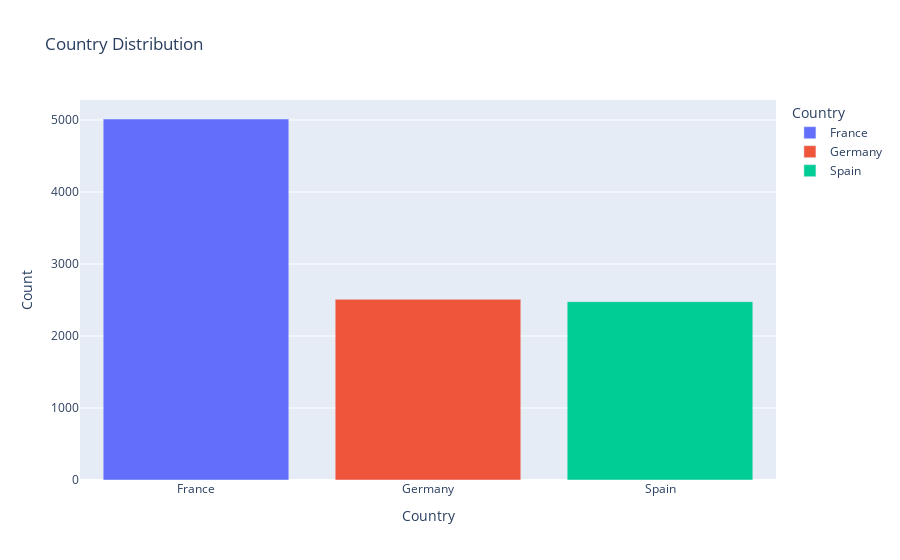
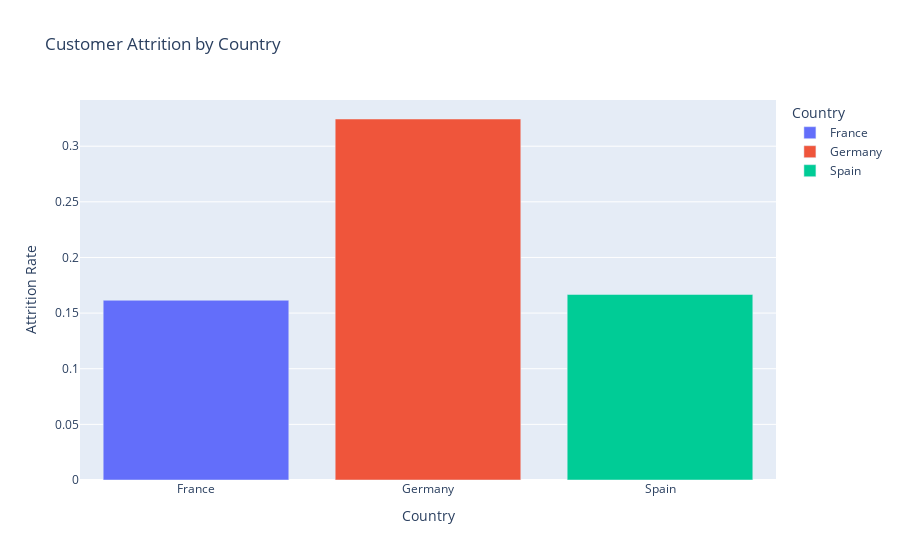
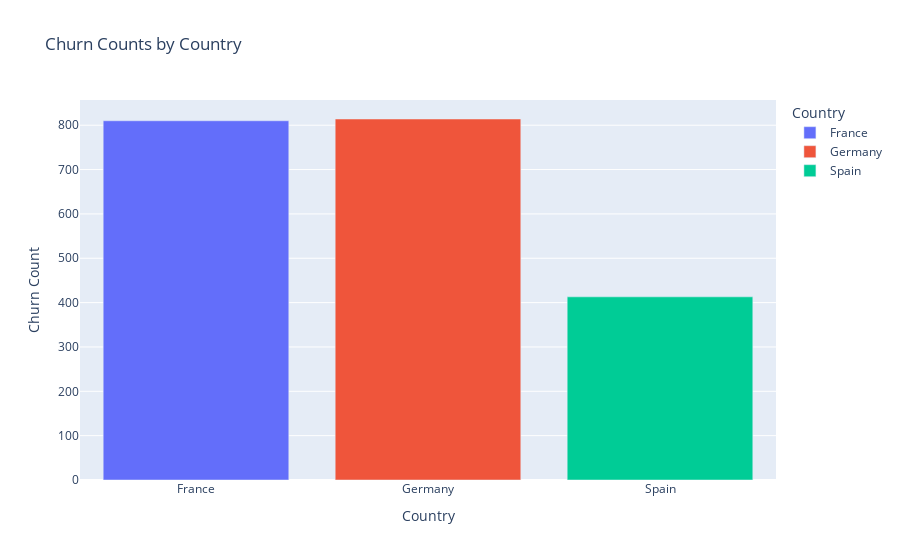
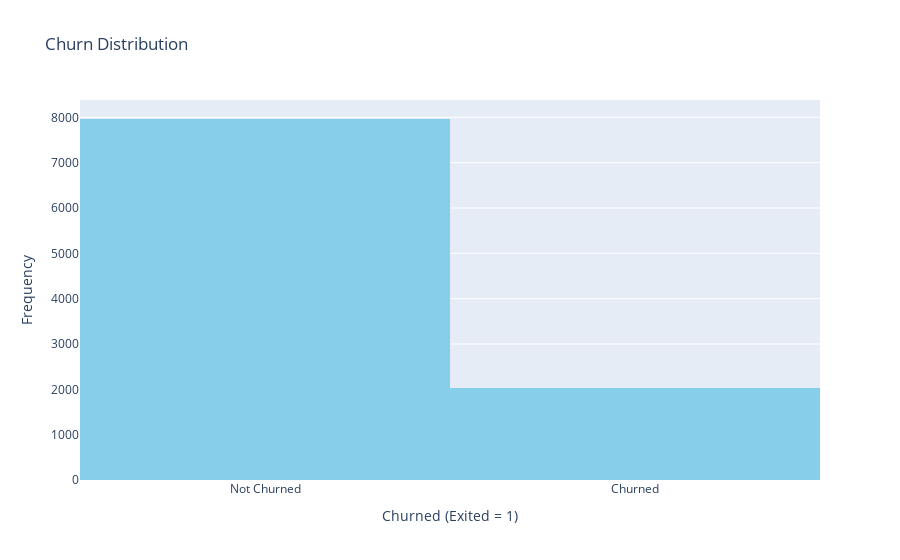

The cell these charts' notebook holds for them, in order:
### Code cell
# Country Distribution Bar Chart
country_counts = data['Geography'].value_counts().reset_index()
country_counts.columns = ['Country', 'Count']

fig = px.bar(country_counts, x='Country', y='Count', color='Country', title="Country Distribution")
fig.update_xaxes(title="Country")
fig.update_yaxes(title="Count")
fig.show()

# Customer Attrition by Country Bar Chart
country_attrition = data.groupby("Geography")["Exited"].mean().reset_index()
country_attrition.columns = ['Country', 'Attrition Rate']

fig = px.bar(country_attrition, x='Country', y='Attrition Rate', color='Country',
            title="Customer Attrition by Country")
fig.update_xaxes(title="Country")
fig.update_yaxes(title="Attrition Rate")
fig.show()

# Churn Counts by Country Bar Chart
country_churn_counts = data[data['Exited'] == 1].groupby("Geography")["Exited"].count().reset_index()
country_churn_counts.columns = ['Country', 'Churn Count']

fig = px.bar(country_churn_counts, x='Country', y='Churn Count', color='Country',
            title="Churn Counts by Country")
fig.update_xaxes(title="Country")
fig.update_yaxes(title="Churn Count")
fig.show()

# Churn Distribution Histogram
fig = px.histogram(data, x='Exited', color_discrete_sequence=['skyblue'], title="Churn Distribution")
fig.update_xaxes(title="Churned (Exited = 1)")
fig.update_yaxes(title="Frequency")
fig.update_xaxes(tickvals=[0, 1], ticktext=['Not Churned', 'Churned'])
fig.show()

### Figure 1 — Plotly figure (JSON) as saved in the notebook; plotly's stock layout.template omitted (floating-point values rounded to 4 significant figures)
{"data": [{"alignmentgroup": "True", "hovertemplate": "Country=%{x}<br>Count=%{y}<extra></extra>", "legendgroup": "France", "marker": {"color": "#636efa", "pattern": {"shape": ""}}, "name": "France", "offsetgroup": "France", "orientation": "v", "showlegend": true, "textposition": "auto", "type": "bar", "x": ["France"], "xaxis": "x", "y": [5014], "yaxis": "y"}, {"alignmentgroup": "True", "hovertemplate": "Country=%{x}<br>Count=%{y}<extra></extra>", "legendgroup": "Germany", "marker": {"color": "#EF553B", "pattern": {"shape": ""}}, "name": "Germany", "offsetgroup": "Germany", "orientation": "v", "showlegend": true, "textposition": "auto", "type": "bar", "x": ["Germany"], "xaxis": "x", "y": [2509], "yaxis": "y"}, {"alignmentgroup": "True", "hovertemplate": "Country=%{x}<br>Count=%{y}<extra></extra>", "legendgroup": "Spain", "marker": {"color": "#00cc96", "pattern": {"shape": ""}}, "name": "Spain", "offsetgroup": "Spain", "orientation": "v", "showlegend": true, "textposition": "auto", "type": "bar", "x": ["Spain"], "xaxis": "x", "y": [2477], "yaxis": "y"}], "layout": {"barmode": "relative", "legend": {"title": {"text": "Country"}, "tracegroupgap": 0}, "title": {"text": "Country Distribution"}, "xaxis": {"anchor": "y", "categoryarray": ["France", "Germany", "Spain"], "categoryorder": "array", "domain": [0, 1], "title": {"text": "Country"}}, "yaxis": {"anchor": "x", "domain": [0, 1], "title": {"text": "Count"}}}}

### Figure 2 — Plotly figure (JSON) as saved in the notebook; plotly's stock layout.template omitted (floating-point values rounded to 4 significant figures)
{"data": [{"alignmentgroup": "True", "hovertemplate": "Country=%{x}<br>Attrition Rate=%{y}<extra></extra>", "legendgroup": "France", "marker": {"color": "#636efa", "pattern": {"shape": ""}}, "name": "France", "offsetgroup": "France", "orientation": "v", "showlegend": true, "textposition": "auto", "type": "bar", "x": ["France"], "xaxis": "x", "y": [0.1615], "yaxis": "y"}, {"alignmentgroup": "True", "hovertemplate": "Country=%{x}<br>Attrition Rate=%{y}<extra></extra>", "legendgroup": "Germany", "marker": {"color": "#EF553B", "pattern": {"shape": ""}}, "name": "Germany", "offsetgroup": "Germany", "orientation": "v", "showlegend": true, "textposition": "auto", "type": "bar", "x": ["Germany"], "xaxis": "x", "y": [0.3244], "yaxis": "y"}, {"alignmentgroup": "True", "hovertemplate": "Country=%{x}<br>Attrition Rate=%{y}<extra></extra>", "legendgroup": "Spain", "marker": {"color": "#00cc96", "pattern": {"shape": ""}}, "name": "Spain", "offsetgroup": "Spain", "orientation": "v", "showlegend": true, "textposition": "auto", "type": "bar", "x": ["Spain"], "xaxis": "x", "y": [0.1667], "yaxis": "y"}], "layout": {"barmode": "relative", "legend": {"title": {"text": "Country"}, "tracegroupgap": 0}, "title": {"text": "Customer Attrition by Country"}, "xaxis": {"anchor": "y", "categoryarray": ["France", "Germany", "Spain"], "categoryorder": "array", "domain": [0, 1], "title": {"text": "Country"}}, "yaxis": {"anchor": "x", "domain": [0, 1], "title": {"text": "Attrition Rate"}}}}

### Figure 3 — Plotly figure (JSON) as saved in the notebook; plotly's stock layout.template omitted (floating-point values rounded to 4 significant figures)
{"data": [{"alignmentgroup": "True", "hovertemplate": "Country=%{x}<br>Churn Count=%{y}<extra></extra>", "legendgroup": "France", "marker": {"color": "#636efa", "pattern": {"shape": ""}}, "name": "France", "offsetgroup": "France", "orientation": "v", "showlegend": true, "textposition": "auto", "type": "bar", "x": ["France"], "xaxis": "x", "y": [810], "yaxis": "y"}, {"alignmentgroup": "True", "hovertemplate": "Country=%{x}<br>Churn Count=%{y}<extra></extra>", "legendgroup": "Germany", "marker": {"color": "#EF553B", "pattern": {"shape": ""}}, "name": "Germany", "offsetgroup": "Germany", "orientation": "v", "showlegend": true, "textposition": "auto", "type": "bar", "x": ["Germany"], "xaxis": "x", "y": [814], "yaxis": "y"}, {"alignmentgroup": "True", "hovertemplate": "Country=%{x}<br>Churn Count=%{y}<extra></extra>", "legendgroup": "Spain", "marker": {"color": "#00cc96", "pattern": {"shape": ""}}, "name": "Spain", "offsetgroup": "Spain", "orientation": "v", "showlegend": true, "textposition": "auto", "type": "bar", "x": ["Spain"], "xaxis": "x", "y": [413], "yaxis": "y"}], "layout": {"barmode": "relative", "legend": {"title": {"text": "Country"}, "tracegroupgap": 0}, "title": {"text": "Churn Counts by Country"}, "xaxis": {"anchor": "y", "categoryarray": ["France", "Germany", "Spain"], "categoryorder": "array", "domain": [0, 1], "title": {"text": "Country"}}, "yaxis": {"anchor": "x", "domain": [0, 1], "title": {"text": "Churn Count"}}}}

### Figure 4 — Plotly figure (JSON) as saved in the notebook; plotly's stock layout.template omitted (floating-point values rounded to 4 significant figures; data arrays with more than 128 entries replaced by an {"elided": "..."} marker saying what was removed)
{"data": [{"alignmentgroup": "True", "bingroup": "x", "hovertemplate": "Exited=%{x}<br>count=%{y}<extra></extra>", "legendgroup": "", "marker": {"color": "skyblue", "pattern": {"shape": ""}}, "name": "", "offsetgroup": "", "orientation": "v", "showlegend": false, "type": "histogram", "x": {"elided": "10000 int values"}, "xaxis": "x", "yaxis": "y"}], "layout": {"barmode": "relative", "legend": {"tracegroupgap": 0}, "title": {"text": "Churn Distribution"}, "xaxis": {"anchor": "y", "domain": [0, 1], "ticktext": ["Not Churned", "Churned"], "tickvals": [0, 1], "title": {"text": "Churned (Exited = 1)"}}, "yaxis": {"anchor": "x", "domain": [0, 1], "title": {"text": "Frequency"}}}}
